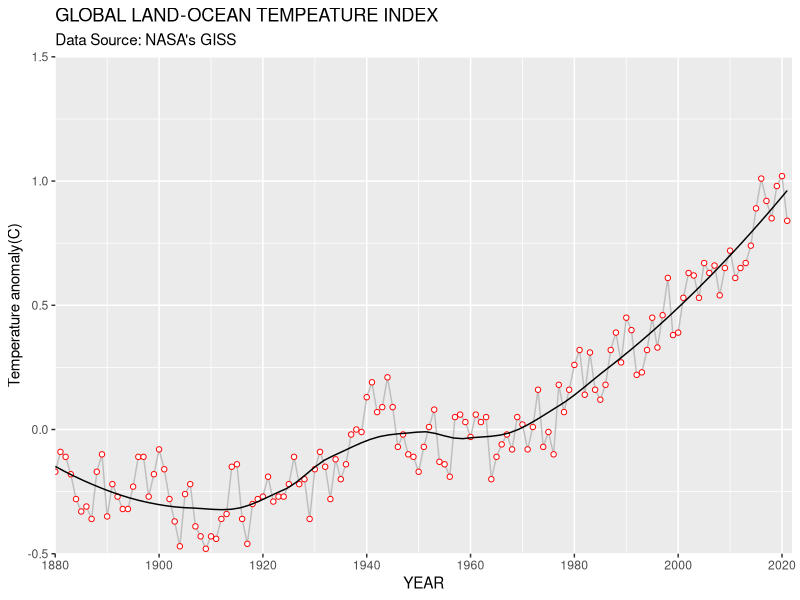
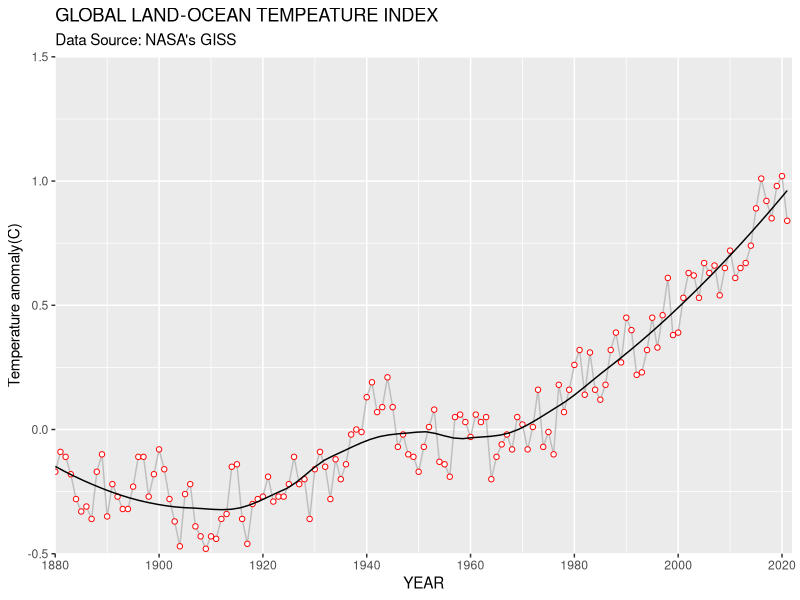

The R source for these figures, in order:
library(tidyverse)

read_csv("data/GLB.Ts+dSST.csv", skip=1,na="***") %>%
  select(year = Year, t_diff = `J-D`) %>%
  ggplot(aes(x = year, y = t_diff)) + 
  geom_line(color = "gray", size =0.5) +
  geom_point(fill = "white", color = "red", shape = 21) +
  geom_smooth(se = FALSE, color = "black",size = 0.5, span = 0.50) +
  scale_x_continuous(breaks=seq(1880,2023,20), expand = c(0,0))+
  scale_y_continuous(limits = c(-0.5,1.5), expand = c(0,0))+
  labs(
    x="YEAR",
    y="Temperature anomaly(C)",
    title = "GLOBAL LAND-OCEAN TEMPEATURE INDEX",
    subtitles = "Data Source: NASA's GISS"
  )
  theme_light() +
  theme(axis.ticks = element_blank())

ggsave("figures/tempearature_index_plot.png",width = 6, height = 4)


